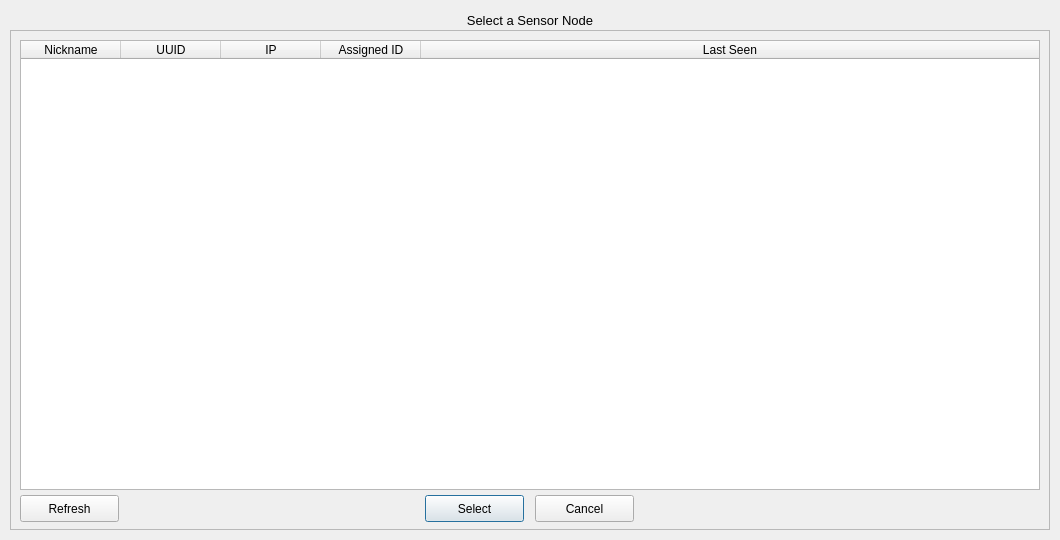
<?xml version="1.0" encoding="UTF-8"?>
<ui version="4.0">
 <class>NodeSelect</class>
 <widget class="QDialog" name="NodeSelect">
  <property name="windowModality">
   <enum>Qt::ApplicationModal</enum>
  </property>
  <property name="geometry">
   <rect>
    <x>0</x>
    <y>0</y>
    <width>1060</width>
    <height>540</height>
   </rect>
  </property>
  <property name="windowTitle">
   <string>Sensor Node Selection</string>
  </property>
  <property name="windowIcon">
   <iconset>
    <normaloff>../../../../.designer/docs/Icons/logo_f.png</normaloff>../../../../.designer/docs/Icons/logo_f.png</iconset>
  </property>
  <widget class="QLabel" name="label1_146">
   <property name="geometry">
    <rect>
     <x>10</x>
     <y>10</y>
     <width>1040</width>
     <height>20</height>
    </rect>
   </property>
   <property name="font">
    <font>
     <pointsize>10</pointsize>
     <underline>false</underline>
    </font>
   </property>
   <property name="text">
    <string>Select a Sensor Node</string>
   </property>
   <property name="alignment">
    <set>Qt::AlignCenter</set>
   </property>
  </widget>
  <widget class="QFrame" name="frame1_3">
   <property name="geometry">
    <rect>
     <x>10</x>
     <y>30</y>
     <width>1040</width>
     <height>500</height>
    </rect>
   </property>
   <property name="frameShape">
    <enum>QFrame::StyledPanel</enum>
   </property>
   <property name="frameShadow">
    <enum>QFrame::Raised</enum>
   </property>
   <widget class="QPushButton" name="pushButton_node_select">
    <property name="geometry">
     <rect>
      <x>415</x>
      <y>465</y>
      <width>99</width>
      <height>27</height>
     </rect>
    </property>
    <property name="text">
     <string>Select</string>
    </property>
   </widget>
   <widget class="QPushButton" name="pushButton_cancel">
    <property name="geometry">
     <rect>
      <x>525</x>
      <y>465</y>
      <width>99</width>
      <height>27</height>
     </rect>
    </property>
    <property name="text">
     <string>Cancel</string>
    </property>
   </widget>
   <widget class="QPushButton" name="pushButton_node_refresh">
    <property name="geometry">
     <rect>
      <x>10</x>
      <y>465</y>
      <width>99</width>
      <height>27</height>
     </rect>
    </property>
    <property name="text">
     <string>Refresh</string>
    </property>
   </widget>
   <widget class="QTableWidget" name="tableWidget_node_list">
    <property name="enabled">
     <bool>true</bool>
    </property>
    <property name="geometry">
     <rect>
      <x>10</x>
      <y>10</y>
      <width>1020</width>
      <height>450</height>
     </rect>
    </property>
    <property name="selectionMode">
     <enum>QAbstractItemView::SingleSelection</enum>
    </property>
    <property name="selectionBehavior">
     <enum>QAbstractItemView::SelectRows</enum>
    </property>
    <attribute name="horizontalHeaderStretchLastSection">
     <bool>true</bool>
    </attribute>
    <attribute name="verticalHeaderVisible">
     <bool>false</bool>
    </attribute>
    <column>
     <property name="text">
      <string>Nickname</string>
     </property>
    </column>
    <column>
     <property name="text">
      <string>UUID</string>
     </property>
    </column>
    <column>
     <property name="text">
      <string>IP</string>
     </property>
    </column>
    <column>
     <property name="text">
      <string>Assigned ID</string>
     </property>
    </column>
    <column>
     <property name="text">
      <string>Last Seen</string>
     </property>
    </column>
   </widget>
  </widget>
 </widget>
 <resources/>
 <connections/>
</ui>
